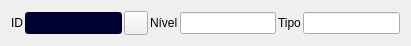
     <widget class="QWidget" name="horizontalLayoutWidget">
      <property name="geometry">
       <rect>
        <x>130</x>
        <y>20</y>
        <width>411</width>
        <height>31</height>
       </rect>
      </property>
      <layout class="QHBoxLayout" name="horizontalLayout_2">
       <property name="spacing">
        <number>2</number>
       </property>
       <item>
        <widget class="QLabel" name="label_17">
         <property name="text">
          <string>ID</string>
         </property>
        </widget>
       </item>
       <item>
        <widget class="QLineEdit" name="txtEspiritoSagradoId">
         <property name="styleSheet">
          <string notr="true">background-color: rgb(0, 0, 50);
color: rgb(255, 255, 255);</string>
         </property>
        </widget>
       </item>
       <item>
        <widget class="QPushButton" name="pushButton_2">
         <property name="minimumSize">
          <size>
           <width>24</width>
           <height>24</height>
          </size>
         </property>
         <property name="maximumSize">
          <size>
           <width>24</width>
           <height>24</height>
          </size>
         </property>
         <property name="text">
          <string/>
         </property>
         <property name="icon">
          <iconset resource="icons.qrc">
           <normaloff>:/Icons/Database_32x32.png</normaloff>:/Icons/Database_32x32.png</iconset>
         </property>
        </widget>
       </item>
       <item>
        <widget class="QLabel" name="label_16">
         <property name="text">
          <string>Nível</string>
         </property>
        </widget>
       </item>
       <item>
        <widget class="QLineEdit" name="txtEspiritoSagradoNivel"/>
       </item>
       <item>
        <widget class="QLabel" name="label_20">
         <property name="text">
          <string>Tipo</string>
         </property>
        </widget>
       </item>
       <item>
        <widget class="QLineEdit" name="txtEspiritoSagradoPosicao"/>
       </item>
      </layout>
     </widget>
